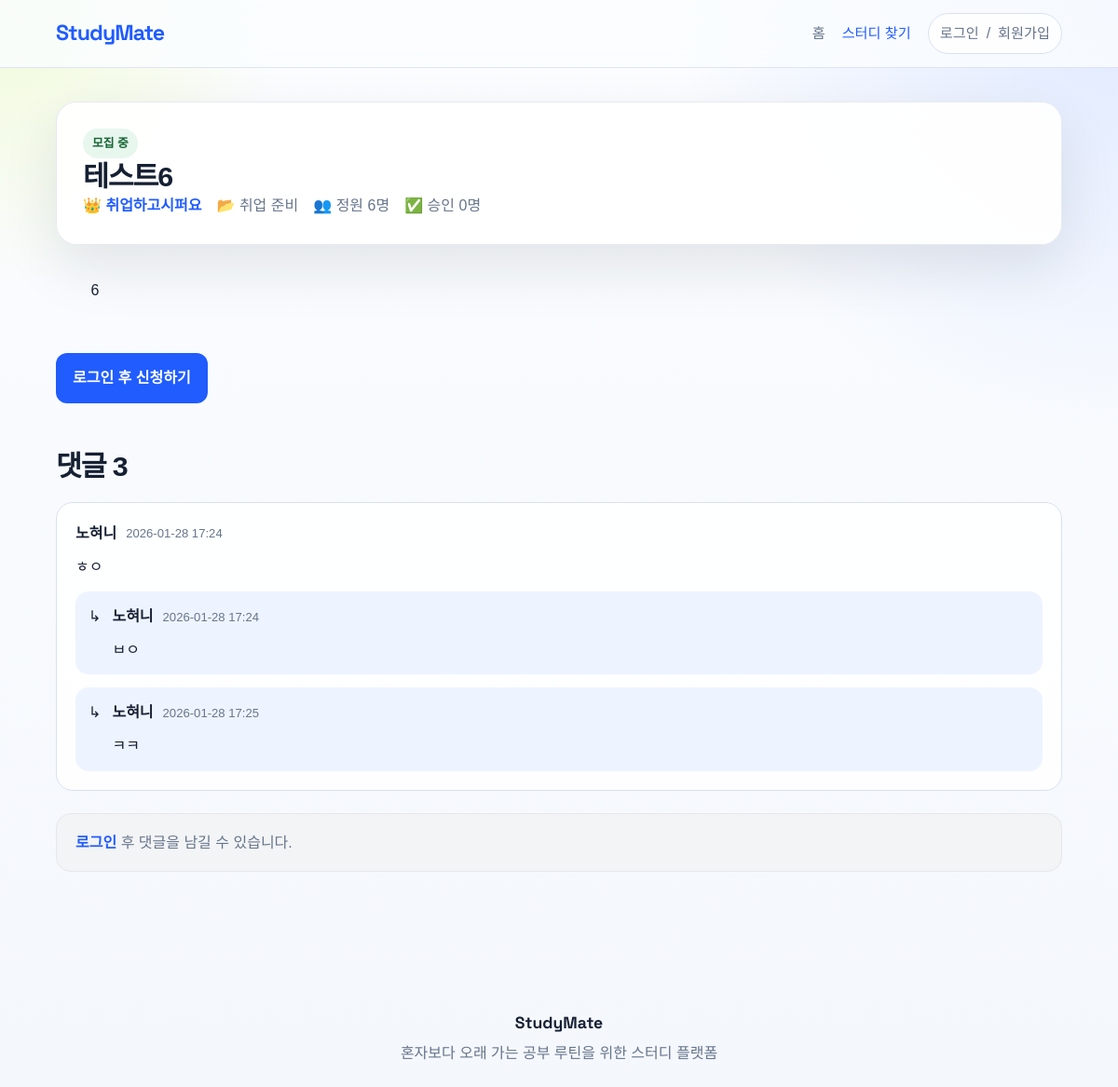
Page /study/6 on the committed database.
### models.py (models this page shows, shortened)
class Study(db.Model):
    __tablename__ = "study"
    id = db.Column(db.Integer, primary_key=True)
    title = db.Column(db.String(200), nullable=False)
    category = db.Column(db.String(50), nullable=False)
    member_count = db.Column(db.Integer, nullable=False)
    content = db.Column(db.Text, nullable=False)
    date = db.Column(db.DateTime, default=get_kst_now, nullable=False)
    writer = db.Column(db.String(50), nullable=False)
    author_id = db.Column(db.Integer, db.ForeignKey("user.id"), nullable=True)
    chat_link = db.Column(db.String(300), nullable=True)
    is_closed = db.Column(db.Boolean, default=False, nullable=False)
    author = db.relationship("User", back_populates="studies")
    comments = db.relationship(
        "Comment",
        back_populates="study",
        cascade="all, delete-orphan",
        lazy=True,
        order_by="Comment.date.asc()",
    )
    enrollments = db.relationship(
        "Enrollment",
        back_populates="study",
        cascade="all, delete-orphan",
        lazy=True,
        order_by="Enrollment.date.desc()",
    )
    chat_messages = db.relationship(
        "ChatMessage",
        back_populates="study",
        cascade="all, delete-orphan",
        lazy=True,
        order_by="ChatMessage.date.asc()",
    )

class Comment(db.Model):
    __tablename__ = "comment"
    id = db.Column(db.Integer, primary_key=True)
    content = db.Column(db.Text, nullable=False)
    date = db.Column(db.DateTime, default=get_kst_now, nullable=False)
    writer = db.Column(db.String(50), nullable=False)
    author_id = db.Column(db.Integer, db.ForeignKey("user.id"), nullable=True)
    study_id = db.Column(db.Integer, db.ForeignKey("study.id"), nullable=False)
    parent_id = db.Column(db.Integer, db.ForeignKey("comment.id"), nullable=True)
    author = db.relationship("User", back_populates="comments")
    study = db.relationship("Study", back_populates="comments")
    replies = db.relationship(
        "Comment",
        backref=db.backref("parent", remote_side=[id]),
        cascade="all, delete-orphan",
        single_parent=True,
        lazy=True,
        order_by="Comment.date.asc()",
    )
    likers = db.relationship(
        "User",
        secondary=comment_likes,
        backref=db.backref("liked_comments", lazy="dynamic"),
    )

### app.py (the view)
@app.route("/study/<int:study_id>")
def study_detail(study_id):
    study = get_or_404(Study, study_id)
    user = get_current_user()
    enrollment = None
    if user:
        enrollment = Enrollment.query.filter_by(user_id=user.id, study_id=study.id).first()
    root_comments = [comment for comment in study.comments if comment.parent_id is None]
    root_comments.sort(key=lambda comment: comment.date)
    return render_template(
        "study_detail.html",
        study=study,
        enrollment=enrollment,
        approved_count=approved_member_count(study),
        root_comments=root_comments,
        is_owner=is_study_owner(study, user),
        can_access_chat=can_access_study_chat(study, user),
    )

### app.py (called while the page is built)
def get_current_user():
    if hasattr(g, "current_user"):
        return g.current_user
    session_userid = session.get("user_id")
    user = User.query.filter_by(userid=session_userid).first() if session_userid else None
    if session_userid and user is None:
        session.clear()
    g.current_user = user
    return user

def get_csrf_token():
    token = session.get("_csrf_token")
    if not token:
        token = secrets.token_hex(32)
        session["_csrf_token"] = token
    return token

def is_study_owner(study, user):
    return bool(user) and (
        study.author_id == user.id or (study.author_id is None and study.writer == user.nickname)
    )

def approved_member_count(study):
    return sum(1 for enrollment in study.enrollments if enrollment.status == 1)

def can_access_study_chat(study, user):
    if not user:
        return False
    if is_study_owner(study, user):
        return True
    enrollment = Enrollment.query.filter_by(user_id=user.id, study_id=study.id, status=1).first()
    return enrollment is not None

def get_or_404(model, object_id):
    record = db.session.get(model, object_id)
    if record is None:
        abort(404)
    return record

@app.before_request
def load_user_and_protect_forms():
    get_current_user()
    if request.method == "POST":
        session_token = session.get("_csrf_token")
        submitted_token = request.form.get("_csrf_token") or request.headers.get("X-CSRFToken")
        if not session_token or session_token != submitted_token:
            abort(400, description="잘못된 요청입니다.")

@app.context_processor
def inject_template_globals():
    user = get_current_user()
    return {
        "csrf_token": get_csrf_token(),
        "current_user": user,
        "user_nickname": user.nickname if user else None,
        "study_categories": STUDY_CATEGORIES,
    }

### templates/study_detail.html (shortened to what this page needs)
{% extends "base.html" %}
{% block content %}
<section>
    <div class="detail-header">
        <div>
            <span class="card-status {% if study.is_closed %}closed{% endif %}">
                {% if study.is_closed %}모집 마감{% else %}모집 중{% endif %}
            </span>
            <h2>{{ study.title }}</h2>
            <p class="detail-meta">
                <span>👑 <a href="{{ url_for('profile', nickname=study.writer) }}" class="text-link-inline">{{ study.writer }}</a></span>
                <span>📂 {{ study.category }}</span>
                <span>👥 정원 {{ study.member_count }}명</span>
                <span>✅ 승인 {{ approved_count }}명</span>
            </p>
        </div>
    </div>
    <article class="detail-body">
        {{ study.content }}
    </article>
    <section class="cta-panel">
        {% if not current_user %}
            <a href="{{ url_for('login') }}" class="primary-link">로그인 후 신청하기</a>
        {% elif is_owner %}
            <p class="info-banner">내가 만든 스터디입니다.</p>
        {% elif study.is_closed %}
            <p class="info-banner muted-banner">모집이 마감되었습니다.</p>
        {% elif enrollment is none %}
            <form action="{{ url_for('study_apply', study_id=study.id) }}" method="POST" class="inline-form">
                <input type="hidden" name="_csrf_token" value="{{ csrf_token }}">
                <button type="submit" class="primary-btn compact-btn">스터디 신청하기</button>
            </form>
        {% elif enrollment.status == 0 %}
            <p class="info-banner warning-banner">승인 대기 중입니다.</p>
        {% elif enrollment.status == 2 %}
            <p class="info-banner danger-banner">신청이 거절된 스터디입니다.</p>
        {% endif %}
    </section>
</section>
<section class="comment-section">
    <div class="section-heading">
        <h2>댓글 {{ study.comments|length }}</h2>
    </div>
    <div class="comment-list">
        {% for comment in root_comments %}
            <div class="comment-item">
                <div class="comment-header">
                    <strong>{{ comment.writer }}</strong>
                    <span class="date">{{ comment.date.strftime('%Y-%m-%d %H:%M') }}</span>
                </div>
                <p class="comment-content">{{ comment.content }}</p>
                {% for reply in comment.replies %}
                    <div class="reply-item">
                        <span class="reply-icon">↳</span>
                        <div class="reply-body">
                            <div class="comment-header">
                                <strong>{{ reply.writer }}</strong>
                                <span class="date">{{ reply.date.strftime('%Y-%m-%d %H:%M') }}</span>
                            </div>
                            <p class="comment-content">{{ reply.content }}</p>
                        </div>
                    </div>
                {% endfor %}
            </div>
        {% endfor %}
    </div>
    {% if current_user %}
        <form action="{{ url_for('comment_write', study_id=study.id) }}" method="POST" class="comment-form-box">
            <input type="hidden" name="_csrf_token" value="{{ csrf_token }}">
            <input type="text" name="content" placeholder="댓글을 남겨보세요." required>
            <button type="submit" class="send-btn" aria-label="댓글 등록">등록</button>
        </form>
    {% else %}
        <div class="info-banner muted-banner">
            <a href="{{ url_for('login') }}" class="text-link-inline">로그인</a> 후 댓글을 남길 수 있습니다.
        </div>
    {% endif %}
</section>
{% endblock %}

### static/css/style.css (style rules this page uses)
:root { --bg: #f4f7fc; --surface: #ffffff; --surface-muted: #eef4ff; --line: #d8e2f0; --text: #162033; --text-muted: #66758b; --primary: #205cff; --primary-dark: #1547d1; --accent: #d6f46b; --accent-soft: #fff0ea; --success-bg: #e8f7ee; --success-text: #166534; --warning-bg: #fff4d6; --warning-text: #92400e; --danger-bg: #ffe7e7; --danger-text: #b42318; --shadow: 0 24px 60px rgba(17, 25, 40, 0.1); --radius: 22px; }
* { box-sizing: border-box; }
body { margin: 0; background: radial-gradient(circle at top left, rgba(214, 244, 107, 0.26), transparent 18%), radial-gradient(circle at top right, rgba(32, 92, 255, 0.12), transparent 28%), linear-gradient(180deg, #fbfdff 0%, var(--bg) 100%); color: var(--text); font-family: "Noto Sans KR", sans-serif; line-height: 1.6; }
a { color: inherit; text-decoration: none; }
section { margin-bottom: 48px; }
h1, h2, h3, h4, p { margin-top: 0; }
h1, h2, .plain-title { letter-spacing: -0.04em; }
h2 { font-size: 1.9rem; line-height: 1.25; margin-bottom: 0; }
.section-heading { display: flex; align-items: center; justify-content: space-between; gap: 16px; margin-bottom: 20px; }
.section-link, .text-link, .text-link-inline { color: var(--primary); font-weight: 600; }
.hero-copy, .hero-panel, .filter-panel, .card, .profile-section, .profile-header, .detail-header, .owner-panel { background: rgba(255, 255, 255, 0.92); border: 1px solid rgba(228, 232, 240, 0.9); border-radius: var(--radius); box-shadow: var(--shadow); }
.hero-copy, .hero-panel, .filter-panel, .profile-section, .profile-header, .detail-header, .owner-panel { padding: 28px; }
.hero-text, .text-muted, .help-text, .auth-copy, .auth-footnote, .detail-meta { color: var(--text-muted); }
.primary-btn, .primary-link, .secondary-link, .small-btn, .secondary-btn, .btn-edit, .btn-delete { display: inline-flex; align-items: center; justify-content: center; gap: 8px; border: 0; border-radius: 12px; cursor: pointer; font-weight: 700; transition: transform 0.15s ease, background 0.15s ease, color 0.15s ease; }
.primary-btn, .primary-link { background: var(--primary); color: #fff; padding: 14px 18px; }
.meta-line, .tag, .card-status, .status-badge { display: inline-flex; align-items: center; border-radius: 999px; font-size: 0.8rem; font-weight: 700; }
.tag, .card-status { padding: 6px 10px; }
.card-status { width: fit-content; background: #e8f7ee; color: var(--success-text); }
.detail-meta { display: flex; flex-wrap: wrap; gap: 16px; margin-bottom: 0; }
.detail-body { padding: 6px 2px 0; white-space: pre-wrap; line-height: 1.8; }
.cta-panel, .approved-panel, .info-banner { margin-top: 24px; }
.approved-panel, .info-banner { padding: 18px 20px; border-radius: 16px; }
.approved-panel, .info-banner { background: #edf4ee; border: 1px solid #d4e4d8; }
.muted-banner { background: #f3f4f6; border-color: #e5e7eb; color: var(--text-muted); }
.comment-list { display: grid; gap: 18px; }
.comment-item { padding: 20px; border-radius: 18px; background: rgba(255, 255, 255, 0.92); border: 1px solid var(--line); }
.comment-header { display: flex; align-items: center; gap: 10px; margin-bottom: 10px; }
.date { color: var(--text-muted); font-size: 0.82rem; }
.comment-content { margin-bottom: 0; white-space: pre-wrap; }
.reply-item { display: flex; gap: 12px; margin-top: 14px; padding: 14px; background: var(--surface-muted); border-radius: 14px; }
.reply-body { flex: 1; }

### rows in the picture
Study: title "테스트6", writer "취업하고시퍼요", category "취업 준비", member_count "6", content "6"
Comment: writer "노혀니", date "2026-01-28 17:24", content "ㅎㅇ"
Comment: writer "노혀니", date "2026-01-28 17:24", content "ㅂㅇ"
Comment: writer "노혀니", date "2026-01-28 17:25", content "ㅋㅋ"

### other values in the picture
{{ approved_count }} "0"
{{ study.comments|length }} "3"
